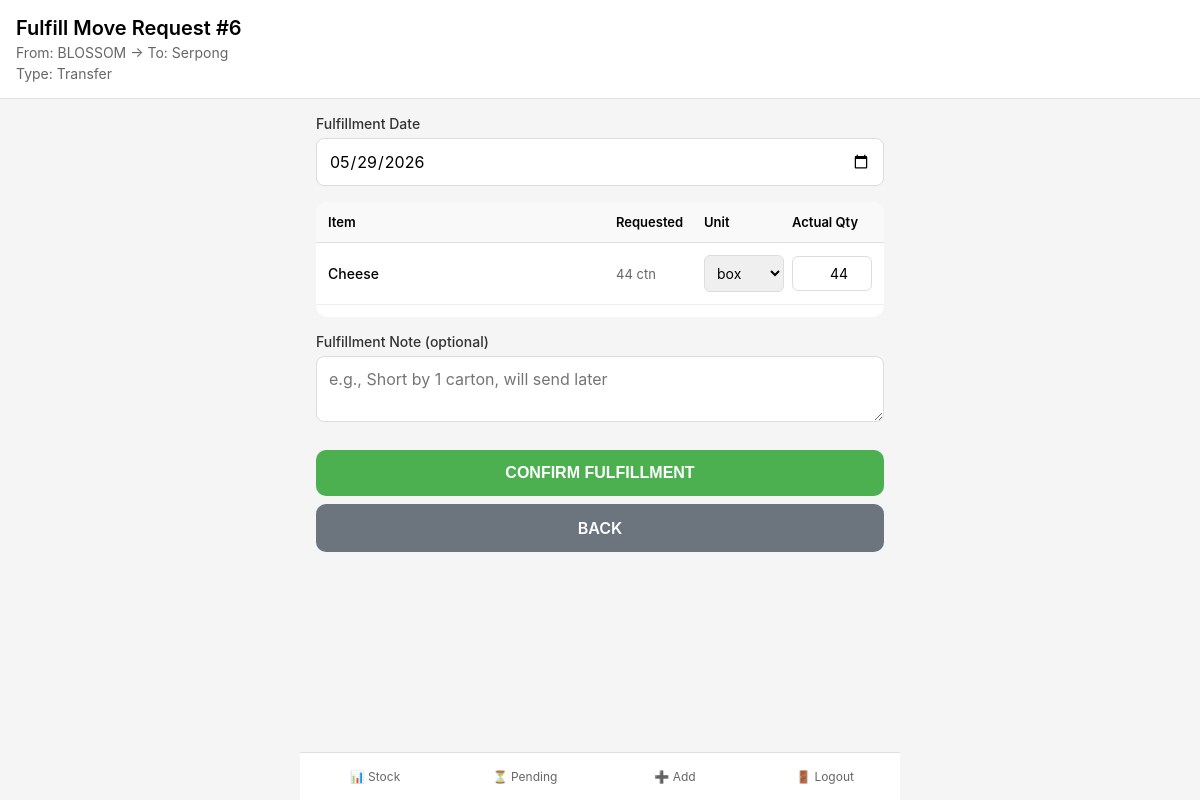
Page /move_request/fulfill/6 (signed in) on the committed database.
### app.py (models this page shows)
class MoveRequest(db.Model):
    __tablename__ = 'move_requests'
    id = db.Column(db.Integer, primary_key=True)
    from_warehouse_id = db.Column(db.Integer, db.ForeignKey('warehouses.id'), nullable=False)
    to_warehouse_id = db.Column(db.Integer, db.ForeignKey('warehouses.id'), nullable=False)
    request_date = db.Column(db.Date, nullable=False)
    status = db.Column(db.String(20), default='PENDING')
    requested_by_user_id = db.Column(db.Integer, db.ForeignKey('users.id'), nullable=False)
    note = db.Column(db.Text)
    created_at = db.Column(db.DateTime, default=datetime.utcnow)
    movement_type = db.Column(db.String(20), default='transfer')
    from_warehouse = db.relationship('Warehouse', foreign_keys=[from_warehouse_id])
    to_warehouse = db.relationship('Warehouse', foreign_keys=[to_warehouse_id])
    requested_by = db.relationship('User', foreign_keys=[requested_by_user_id])

class Warehouse(db.Model):
    __tablename__ = 'warehouses'
    id = db.Column(db.Integer, primary_key=True)
    name = db.Column(db.String(100), nullable=False)
    store_code = db.Column(db.String(3), nullable=False)
    warehouse_type = db.Column(db.String(20), nullable=False)
    note = db.Column(db.Text)
    created_at = db.Column(db.DateTime, default=datetime.utcnow)

class MoveRequestItem(db.Model):
    __tablename__ = 'move_request_items'
    id = db.Column(db.Integer, primary_key=True)
    request_id = db.Column(db.Integer, db.ForeignKey('move_requests.id'), nullable=False)
    ingredient_id = db.Column(db.Integer, db.ForeignKey('ingredients.id'), nullable=False)
    quantity_requested = db.Column(db.Float, nullable=False)
    quantity_fulfilled = db.Column(db.Float, default=0)
    unit_id = db.Column(db.Integer, db.ForeignKey('units.id'), nullable=False)
    request = db.relationship('MoveRequest', backref='items')
    ingredient = db.relationship('Ingredient')
    unit = db.relationship('Unit')

class Ingredient(db.Model):
    __tablename__ = 'ingredients'
    id = db.Column(db.Integer, primary_key=True)
    name = db.Column(db.String(100), nullable=False, unique=True)
    base_unit_id = db.Column(db.Integer, db.ForeignKey('units.id'))
    is_approved = db.Column(db.Boolean, default=True)
    created_by_user_id = db.Column(db.Integer, db.ForeignKey('users.id'))
    created_at = db.Column(db.DateTime, default=datetime.utcnow)
    base_unit = db.relationship('Unit', foreign_keys=[base_unit_id], post_update=True)

class Unit(db.Model):
    __tablename__ = 'units'
    id = db.Column(db.Integer, primary_key=True)
    ingredient_id = db.Column(db.Integer, db.ForeignKey('ingredients.id'), nullable=False)
    alt_unit = db.Column(db.String(10), nullable=False)
    conversion_to_base = db.Column(db.Float, nullable=False)
    rank = db.Column(db.Integer, nullable=False)
    created_at = db.Column(db.DateTime, default=datetime.utcnow)
    ingredient = db.relationship('Ingredient', foreign_keys=[ingredient_id], backref='units')

### app.py (the view, shortened to what this page needs)
@app.route('/move_request/fulfill/<int:request_id>', methods=['GET', 'POST'])
def fulfill_move_request(request_id):
    if 'user_id' not in session:
        return redirect(url_for('login'))
    if session['role'] not in ['WH_PIC', 'ST_MGR']:
        flash('Only warehouse or store PIC can fulfill requests')
        return redirect(url_for('current_stock'))
    move_request = MoveRequest.query.get_or_404(request_id)
    if move_request.status != 'PENDING':
        flash('This request is no longer pending')
        return redirect(url_for('pending_move_requests'))
    request_items = move_request.items
    today = date.today().isoformat()
    return render_template('fulfill_move_request.html',
                          move_request=move_request,
                          request_items=request_items,
                          today=today)

### templates/fulfill_move_request.html (shortened to what this page needs)
{% extends "base.html" %}
{% block content %}
<div class="header">
    <h1>Fulfill Move Request #{{ move_request.id }}</h1>
    <div class="subtitle">From: {{ move_request.from_warehouse.name }} → To: {{ move_request.to_warehouse.name }}</div>
    <div class="subtitle">Type: {{ move_request.movement_type|capitalize }}</div>
</div>
<div class="container">
    <form method="POST">
        <div class="form-group">
            <label>Fulfillment Date</label>
            <input type="date" name="date" value="{{ today }}" required>
        </div>
        <div class="item-table">
            <div class="item-table-header">
                <div>Item</div>
                <div>Requested</div>
                <div>Unit</div>
                <div>Actual Qty</div>
            </div>
            {% for item in request_items %}
            <div class="item-row">
                <div class="item-name">{{ item.ingredient.name }}</div>
                <div class="item-requested">{{ item.quantity_requested|int }} {{ item.unit.alt_unit }}</div>
                <div class="item-unit">
                    <select name="unit_{{ item.ingredient_id }}" class="unit-select">
                        {% for unit in item.ingredient.units|sort(attribute='rank', reverse=True) %}
                        <option value="{{ unit.id }}"
                            data-conversion="{{ unit.conversion_to_base }}"
                            {% if move_request.movement_type == 'transfer' and unit.rank == loop.revindex0 + 1 %}selected{% endif %}
                            {% if move_request.movement_type != 'transfer' and unit.rank == 1 %}selected{% endif %}>
                            {{ unit.alt_unit }}
                        </option>
                        {% endfor %}
                    </select>
                </div>
                <div class="item-qty">
                    <input type="number"
                           name="qty_{{ item.ingredient_id }}"
                           class="qty-input"
                           step="1"
                           value="{{ item.quantity_requested|int }}"
                           placeholder="0">
                </div>
            </div>
            {% endfor %}
        </div>
        <div class="form-group">
            <label>Fulfillment Note (optional)</label>
            <textarea name="note" rows="2" placeholder="e.g., Short by 1 carton, will send later"></textarea>
        </div>
        <button type="submit" class="btn">CONFIRM FULFILLMENT</button>
        <a href="{{ url_for('pending_move_requests') }}" class="btn-secondary">BACK</a>
    </form>
</div>
{% endblock %}

### templates/base.html (style rules this page uses)
* { margin: 0; padding: 0; box-sizing: border-box; }
body { font-family: -apple-system, BlinkMacSystemFont, 'Segoe UI', Roboto, Helvetica, Arial, sans-serif; background: #f5f5f5; padding-bottom: 70px; }
.container { max-width: 600px; margin: 0 auto; padding: 16px; }
.header { background: white; padding: 16px; border-bottom: 1px solid #e0e0e0; position: sticky; top: 0; z-index: 10; }
.header h1 { font-size: 20px; font-weight: 600; }
.header .subtitle { font-size: 14px; color: #666; margin-top: 4px; }
.form-group { margin-bottom: 16px; }
label { display: block; font-size: 14px; font-weight: 500; margin-bottom: 6px; color: #333; }
input, select, textarea { width: 100%; padding: 12px; font-size: 16px; border: 1px solid #ddd; border-radius: 8px; font-family: inherit; }
.item-row { display: grid; grid-template-columns: 1fr 100px 80px; gap: 8px; margin-bottom: 12px; align-items: center; }
.item-name { font-size: 14px; font-weight: 500; }
.btn { width: 100%; padding: 14px; font-size: 16px; font-weight: 600; border: none; border-radius: 10px; background: #007aff; color: white; cursor: pointer; margin-top: 8px; }
.btn-secondary { background: #6c757d; }

### templates/fulfill_move_request.html (style rules this page uses)
.form-group { margin-bottom: 16px; }
.form-group label { display: block; font-size: 14px; font-weight: 500; margin-bottom: 6px; color: #333; }
.form-group input, .form-group select, .form-group textarea { width: 100%; padding: 12px; font-size: 16px; border: 1px solid #ddd; border-radius: 8px; font-family: inherit; }
.item-table { background: white; border-radius: 12px; overflow: hidden; margin: 16px 0; }
.item-table-header { display: grid; grid-template-columns: 1fr 80px 80px 80px; gap: 8px; padding: 12px; background: #f9f9f9; font-weight: 600; font-size: 13px; border-bottom: 1px solid #e0e0e0; }
.item-row { display: grid; grid-template-columns: 1fr 80px 80px 80px; gap: 8px; padding: 12px; border-bottom: 1px solid #eee; align-items: center; }
.item-name { font-size: 14px; font-weight: 500; }
.item-requested { font-size: 13px; color: #666; }
.unit-select, .qty-input { width: 100%; padding: 8px; font-size: 14px; border: 1px solid #ddd; border-radius: 6px; }
.qty-input { text-align: right; }
.btn { width: 100%; padding: 14px; font-size: 16px; font-weight: 600; border: none; border-radius: 10px; background: #4caf50; color: white; cursor: pointer; margin-top: 8px; }
.btn-secondary { display: block; text-align: center; background: #6c757d; color: white; padding: 14px; border-radius: 10px; font-weight: 600; text-decoration: none; margin-top: 8px; }

### rows in the picture
MoveRequest: id "6", movement_type "Transfer"
Warehouse: from_warehouse.name "BLOSSOM"
Warehouse: to_warehouse.name "Serpong"
MoveRequestItem: ingredient.name "Cheese", quantity_requested "44", unit.alt_unit "ctn", unit+ingredient "box"
